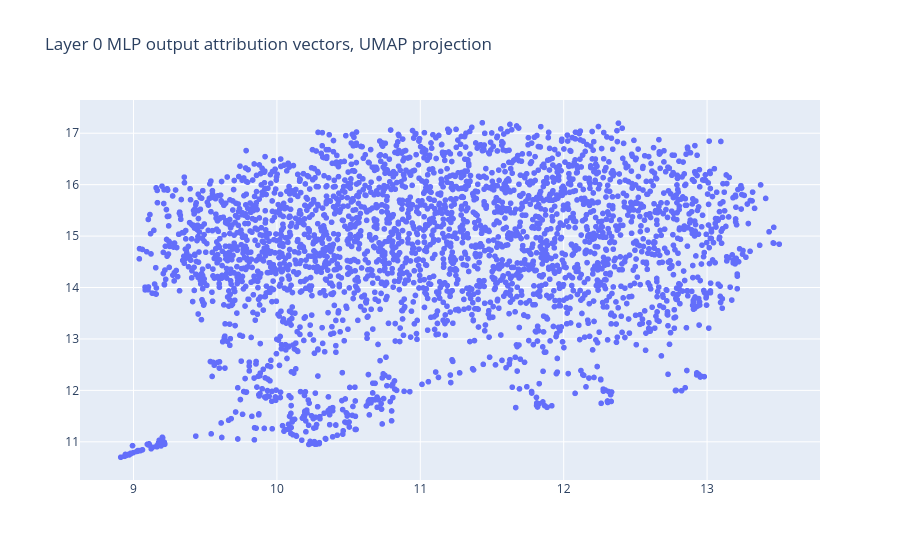
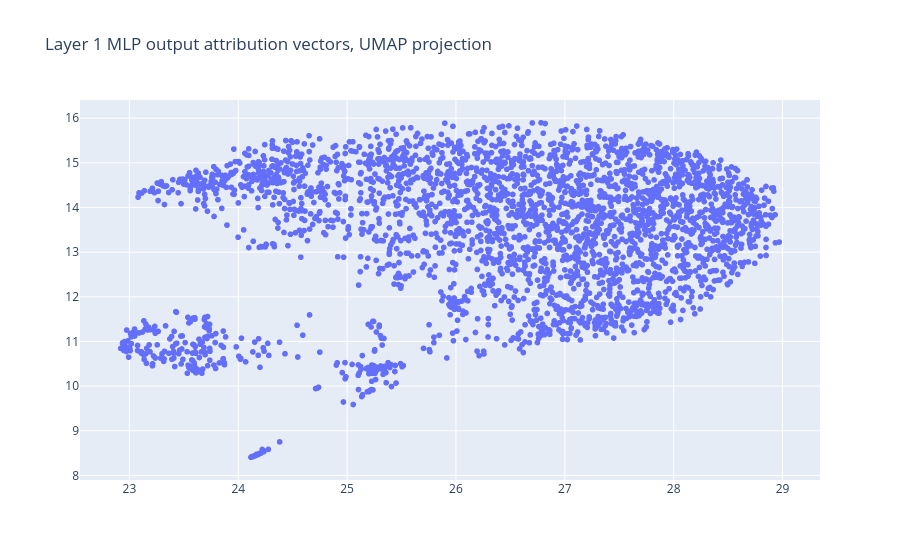
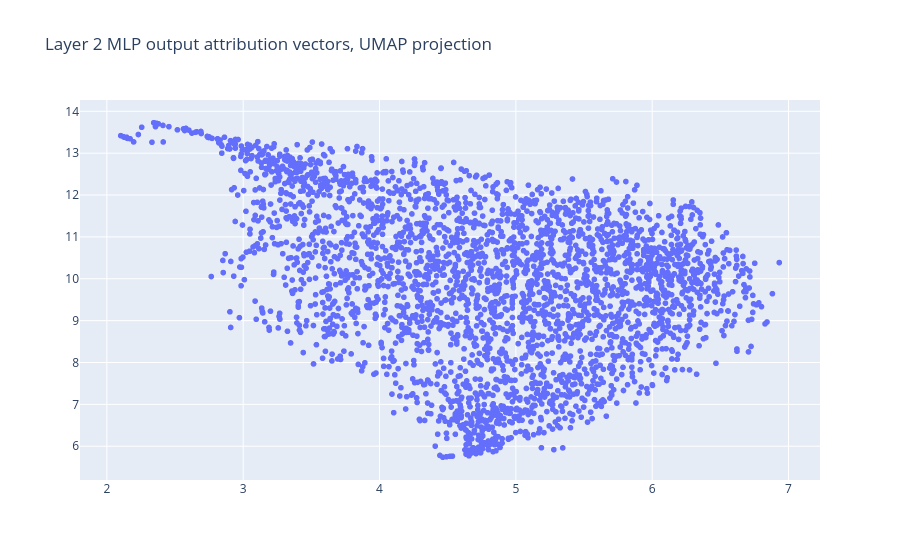

Source (notebook cell) for these figures, in order:
### Code cell
for l in range(3):
    scatter(
        x=embeddings[l][:,0],
        y=embeddings[l][:,1],
        xaxis="",
        yaxis="",
        title=f"Layer {str(l)} MLP output attribution vectors, UMAP projection"
    )

### Figure 1 — Plotly figure (JSON) as saved in the notebook; plotly's stock layout.template omitted (floating-point values rounded to 4 significant figures; data arrays with more than 128 entries replaced by an {"elided": "..."} marker saying what was removed)
{"data": [{"hovertemplate": "=%{y}<extra></extra>", "legendgroup": "", "marker": {"color": "#636efa", "symbol": "circle"}, "mode": "markers", "name": "", "showlegend": false, "type": "scattergl", "x": {"elided": "3039 float values"}, "xaxis": "x", "y": {"elided": "3039 float values"}, "yaxis": "y"}], "layout": {"legend": {"tracegroupgap": 0}, "title": {"text": "Layer 0 MLP output attribution vectors, UMAP projection"}, "xaxis": {"anchor": "y", "domain": [0, 1], "title": {"text": ""}}, "yaxis": {"anchor": "x", "domain": [0, 1], "title": {"text": ""}}}}

### Figure 2 — Plotly figure (JSON) as saved in the notebook; plotly's stock layout.template omitted (floating-point values rounded to 4 significant figures; data arrays with more than 128 entries replaced by an {"elided": "..."} marker saying what was removed)
{"data": [{"hovertemplate": "=%{y}<extra></extra>", "legendgroup": "", "marker": {"color": "#636efa", "symbol": "circle"}, "mode": "markers", "name": "", "showlegend": false, "type": "scattergl", "x": {"elided": "3051 float values"}, "xaxis": "x", "y": {"elided": "3051 float values"}, "yaxis": "y"}], "layout": {"legend": {"tracegroupgap": 0}, "title": {"text": "Layer 1 MLP output attribution vectors, UMAP projection"}, "xaxis": {"anchor": "y", "domain": [0, 1], "title": {"text": ""}}, "yaxis": {"anchor": "x", "domain": [0, 1], "title": {"text": ""}}}}

### Figure 3 — Plotly figure (JSON) as saved in the notebook; plotly's stock layout.template omitted (floating-point values rounded to 4 significant figures; data arrays with more than 128 entries replaced by an {"elided": "..."} marker saying what was removed)
{"data": [{"hovertemplate": "=%{y}<extra></extra>", "legendgroup": "", "marker": {"color": "#636efa", "symbol": "circle"}, "mode": "markers", "name": "", "showlegend": false, "type": "scattergl", "x": {"elided": "3037 float values"}, "xaxis": "x", "y": {"elided": "3037 float values"}, "yaxis": "y"}], "layout": {"legend": {"tracegroupgap": 0}, "title": {"text": "Layer 2 MLP output attribution vectors, UMAP projection"}, "xaxis": {"anchor": "y", "domain": [0, 1], "title": {"text": ""}}, "yaxis": {"anchor": "x", "domain": [0, 1], "title": {"text": ""}}}}
